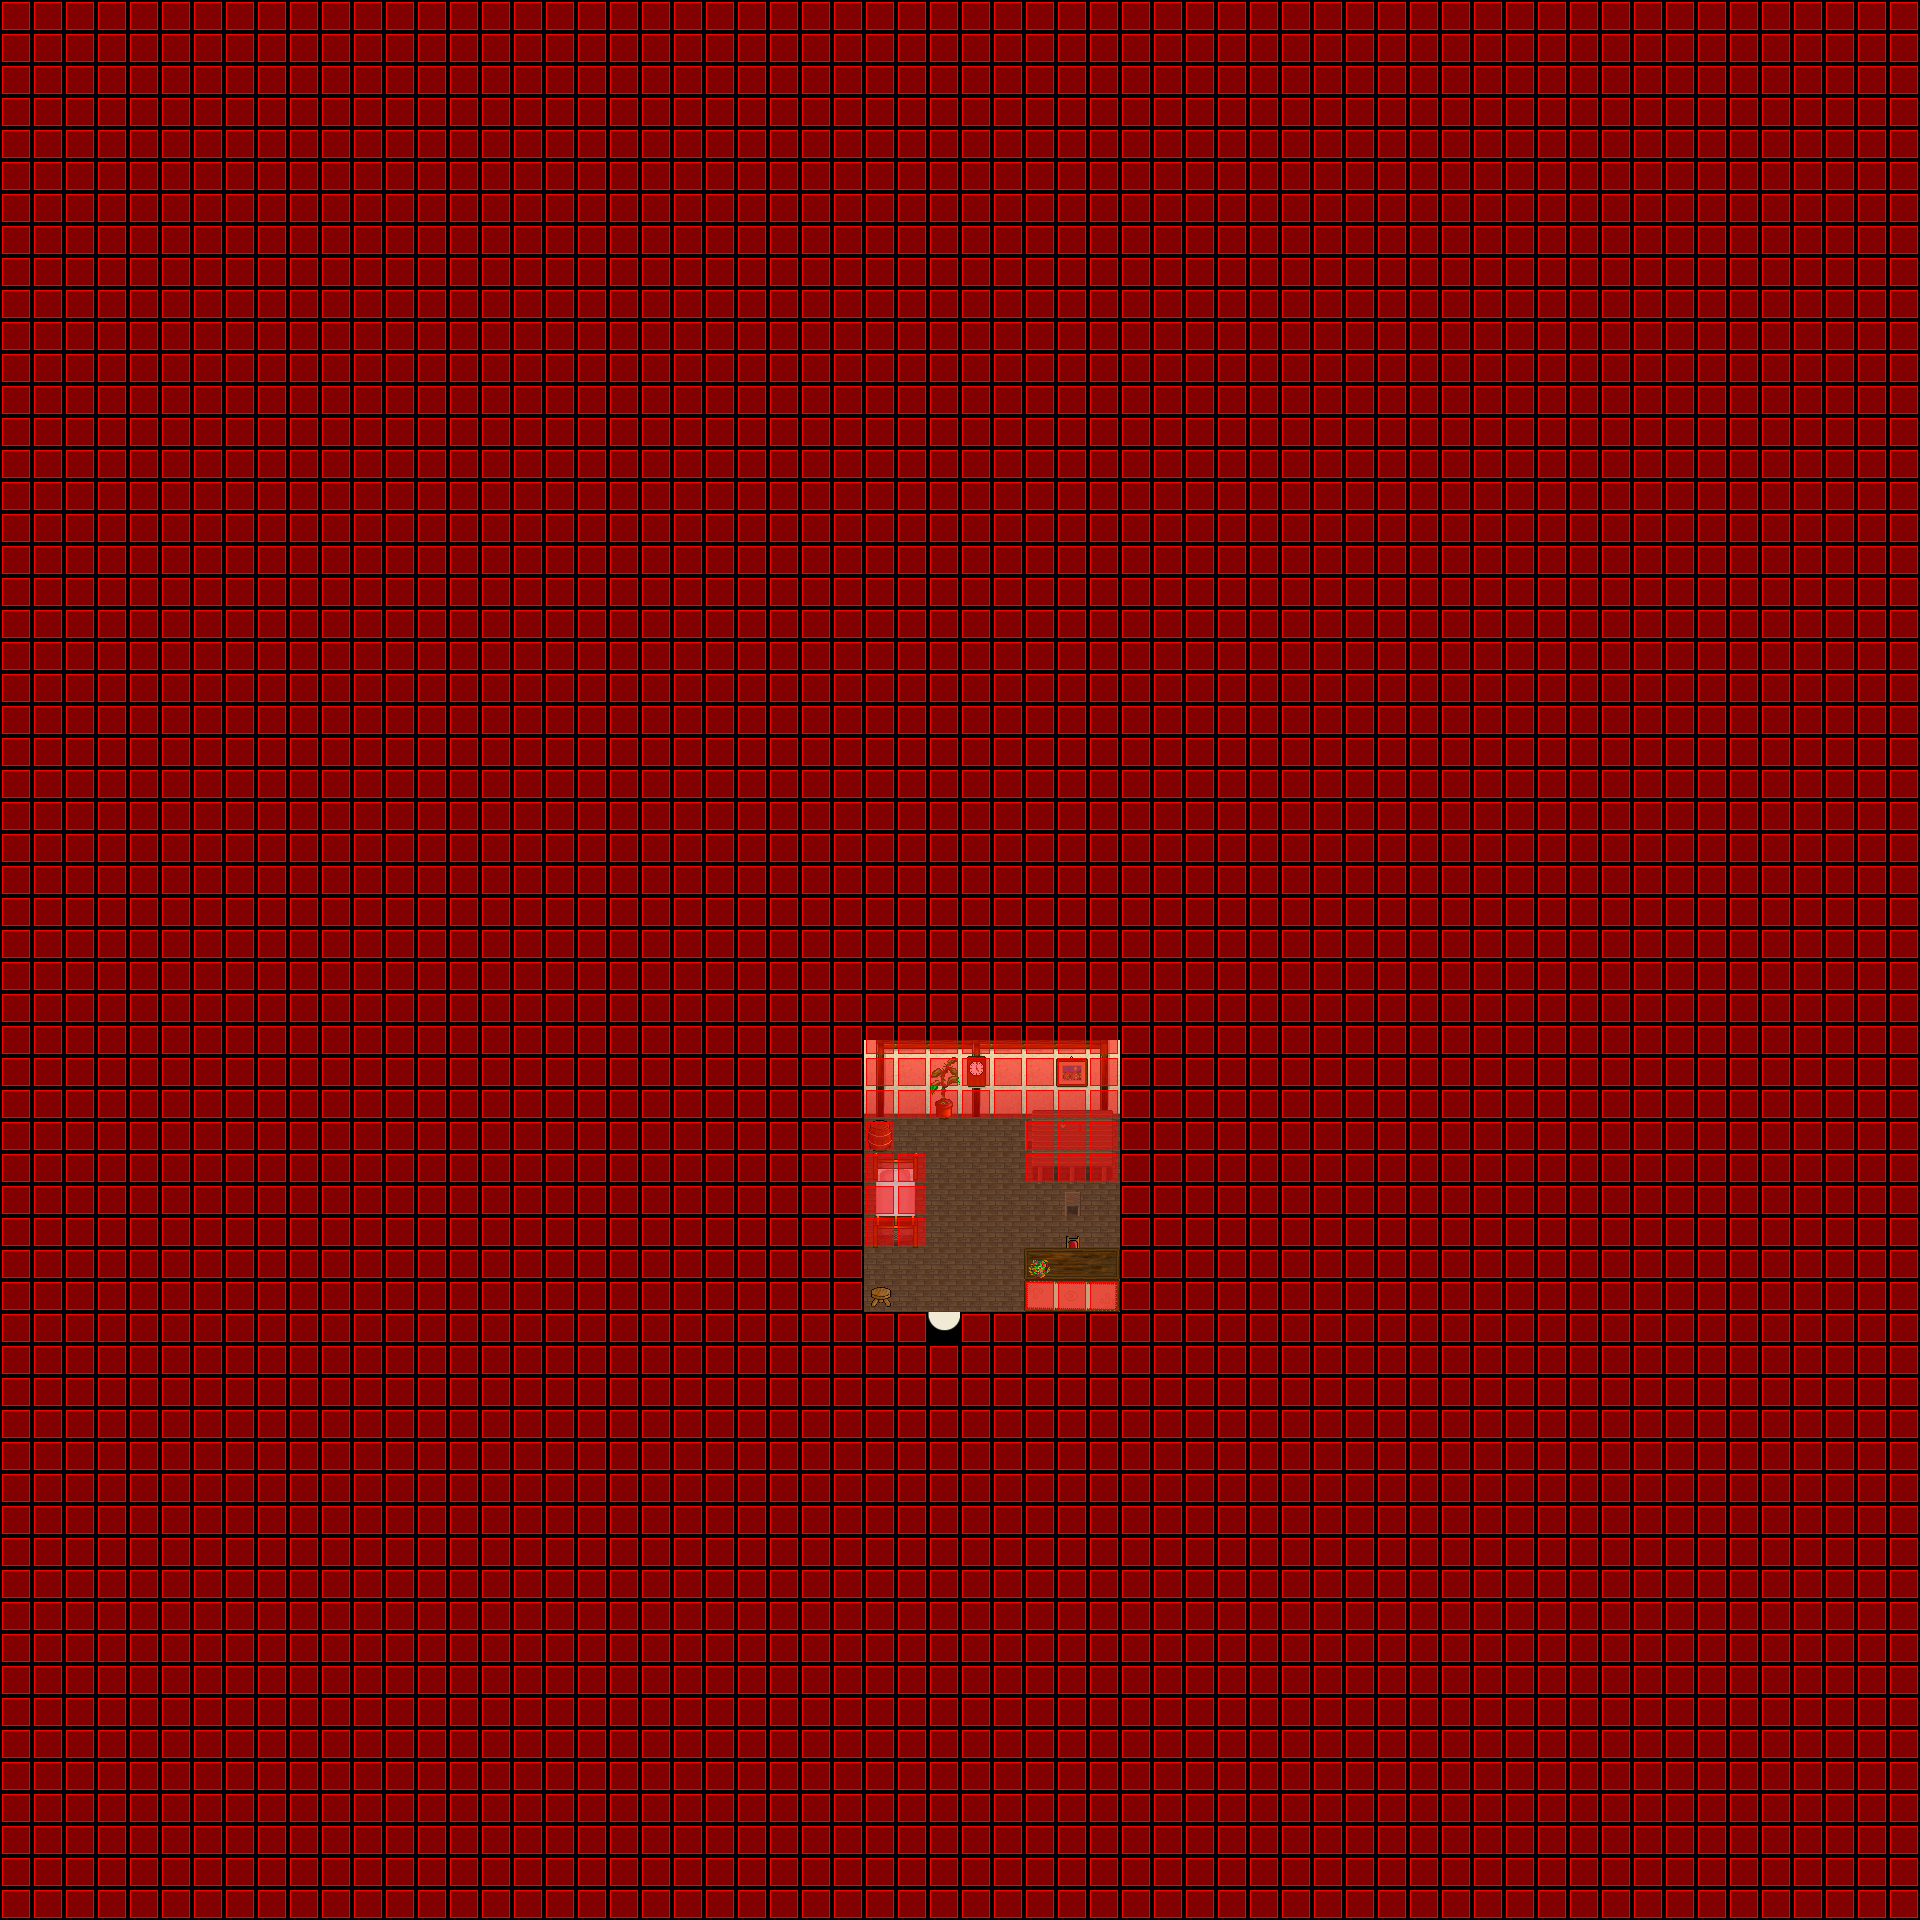

Tiled map render using the project's own tile images. Description and the map definition, with tile-layer contents summarised, below:
An orthogonal 60x60 tile map with 32x32 px tiles, 8 tile layers (Ground, Ground, Ground, Ground, ...), 6 tilesets and 2 objects (SCRIPT, WARP).

<map version="1.0" orientation="orthogonal" width="60" height="60" tilewidth="32" tileheight="32">
 <properties>
  <property name="music" value="faith.ogg" />
 </properties>
 <tileset firstgid="1" name="indoor3_32_32" tilewidth="32" tileheight="32">
  <image source="../graphics/tiles/indoor3_32_32.png" width="1024" height="1024" />
 </tileset>
 <tileset firstgid="1025" name="indoor2_32_32" tilewidth="32" tileheight="32">
  <image source="../graphics/tiles/indoor2_32_32.png" width="1024" height="1024" />
 </tileset>
 <tileset firstgid="2049" name="collision1_32_32" tilewidth="32" tileheight="32">
  <image source="../graphics/tiles/collision1_32_32.png" width="1024" height="1024" />
 </tileset>
 <tileset firstgid="3073" name="desert1_32_32" tilewidth="32" tileheight="32">
  <image source="../graphics/tiles/desert1_32_32.png" width="1024" height="1024" />
 </tileset>
 <tileset firstgid="4097" name="indoor2_32_64" tilewidth="32" tileheight="64">
  <image source="../graphics/tiles/indoor2_32_64.png" width="1024" height="1024" />
 </tileset>
 <tileset firstgid="4609" name="indoor2_32_96" tilewidth="32" tileheight="96">
  <image source="../graphics/tiles/indoor2_32_96.png" width="1024" height="960" />
 </tileset>
 <layer name="Ground" width="60" height="60">
  <data>[3600 cells, 3600 non-empty, 3 distinct tile ids]</data>
 </layer>
 <layer name="Ground" width="60" height="60">
  <data>[3600 cells, 24 non-empty, 8 distinct tile ids]</data>
 </layer>
 <layer name="Ground" width="60" height="60">
  <data>[3600 cells, 23 non-empty, 23 distinct tile ids]</data>
 </layer>
 <layer name="Ground" width="60" height="60">
  <data>[3600 cells, 1 non-empty, 1 distinct tile ids]</data>
 </layer>
 <layer name="Fringe" width="60" height="60">
  <data>[3600 cells, 2 non-empty, 2 distinct tile ids]</data>
 </layer>
 <layer name="Over" width="60" height="60">
  <data>[3600 cells, 3 non-empty, 3 distinct tile ids]</data>
 </layer>
 <layer name="Over" width="60" height="60">
  <data>[3600 cells, 1 non-empty, 1 distinct tile ids]</data>
 </layer>
 <layer name="Collision" width="60" height="60">
  <data>[3600 cells, 3567 non-empty, 1 distinct tile ids]</data>
 </layer>
 <objectgroup name="Object" width="60" height="60">
  <object name="External Map Events" type="SCRIPT" x="0" y="0">
   <properties>
    <property name="FILENAME" value="scripts/maps/iw-lauria-flat08-o00-o00-o00.lua" />
   </properties>
  </object>
  <object name="Warp to ow-p2-p4" type="WARP" x="928" y="1312" width="32" height="32">
   <properties>
    <property name="DEST_MAP" value="ow-p0002-p0004-o0000" />
    <property name="DEST_X" value="2736" />
    <property name="DEST_Y" value="2432" />
   </properties>
  </object>
 </objectgroup>
</map>
